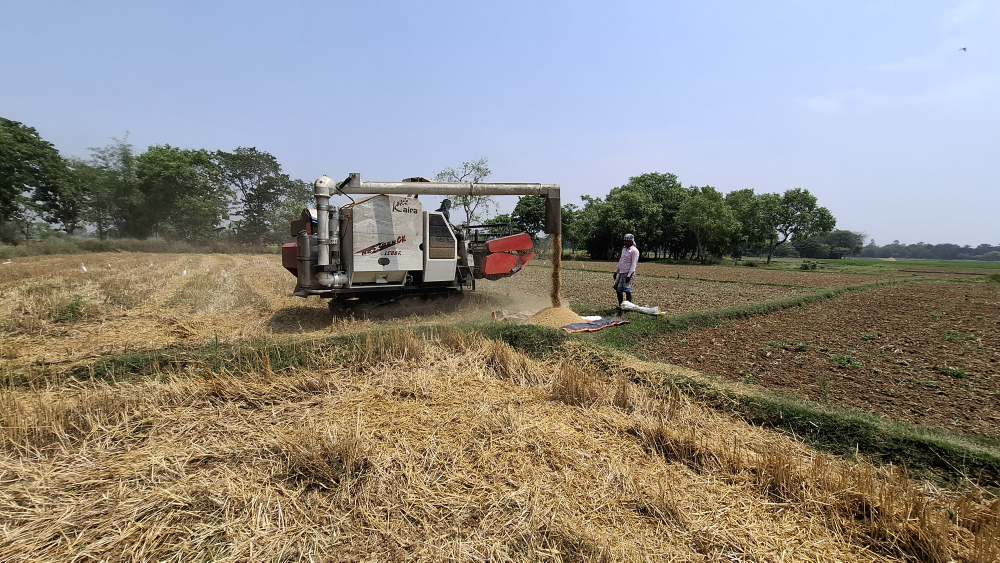
#> input picture scratch/agri_machinery_harvester_wb.jpg, 4000 x 2250 px, given in place of tortella.jpg, which was not available (shown at 1/4 size)
$ python process_seeder_previews.py
#> lines starting #> are read from the running program, lines starting #| are printed output that depends on the picture
from PIL import Image
import os

images = ['tortella', 'jd450', 'vaderstad', 'seeddrill4189']

for name in images:
    path = f'scratch/{name}.jpg'
    im = Image.open(path)
#> im is the input picture: PIL image 4000x2250 RGB; mean R, G, B 143.2, 138.3, 130.6
    w, h = im.size
#> w = 4000; h = 2250
    print(f'{name}: {w}x{h}, mode={im.mode}')
#| tortella: 4000x2250, mode=RGB

    # Let us compute smart crop for 800x520 (1.538)
    target_ratio = 800 / 520
    cur_ratio = w / h
#> cur_ratio = 1.78

    if cur_ratio > target_ratio:
        # Wider than target -> crop sides
        new_w = int(h * target_ratio)
#> new_w = 3461
        left = (w - new_w) // 2
#> left = 269
        crop_box = (left, 0, left + new_w, h)
#> crop_box = (269, 0, 3730, 2250)
    else:
        # Taller than target -> crop top/bottom
        new_h = int(w / target_ratio)
        top = (h - new_h) // 2
        crop_box = (0, top, w, top + new_h)

    cropped = im.crop(crop_box).resize((800, 520), Image.Resampling.LANCZOS)
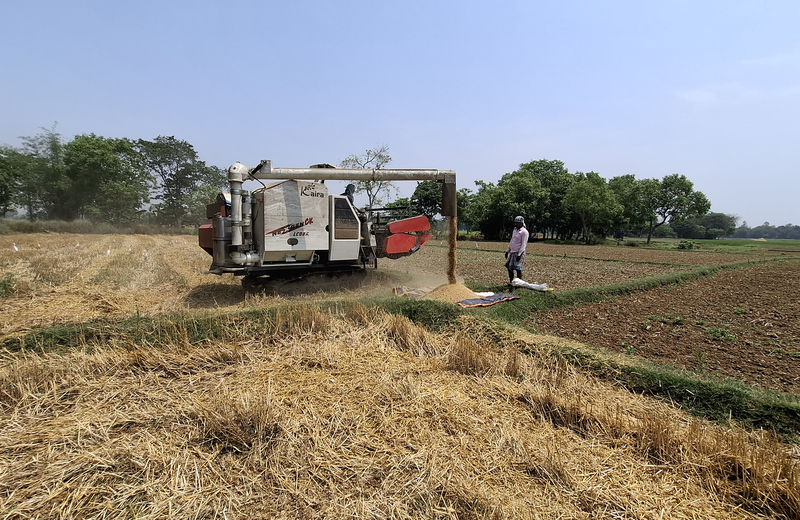
#> cropped: PIL image 800x520 RGB; mean R, G, B 144, 138.9, 131.6
    cropped.save(f'scratch/preview_{name}.jpg', quality=92)
    print(f'  Saved scratch/preview_{name}.jpg')
#> pass 2 of the loop `for name in images:`:
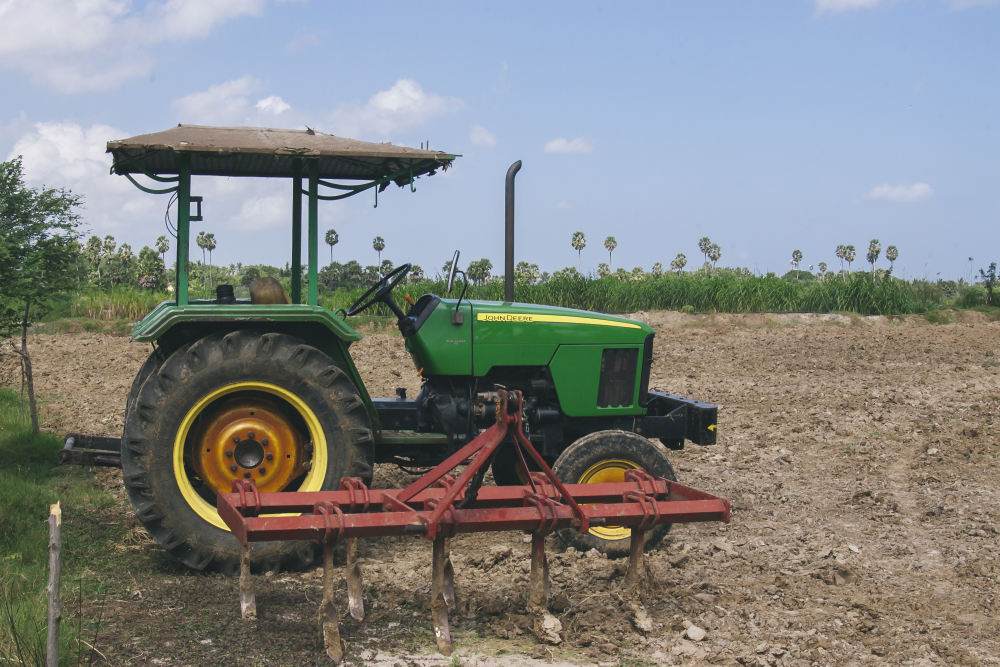
#> input picture scratch/agricultural_farm_nagapattinam.jpg, 3000 x 2000 px, given in place of jd450.jpg, which was not available (shown at 1/3 size)
#> im is the input picture: PIL image 3000x2000 RGB; mean R, G, B 130.8, 133, 131.3
#| jd450: 3000x2000, mode=RGB
#> `cropped = im.crop(crop_box).resize((800, 520), Image.Resampling.LANCZOS)`:
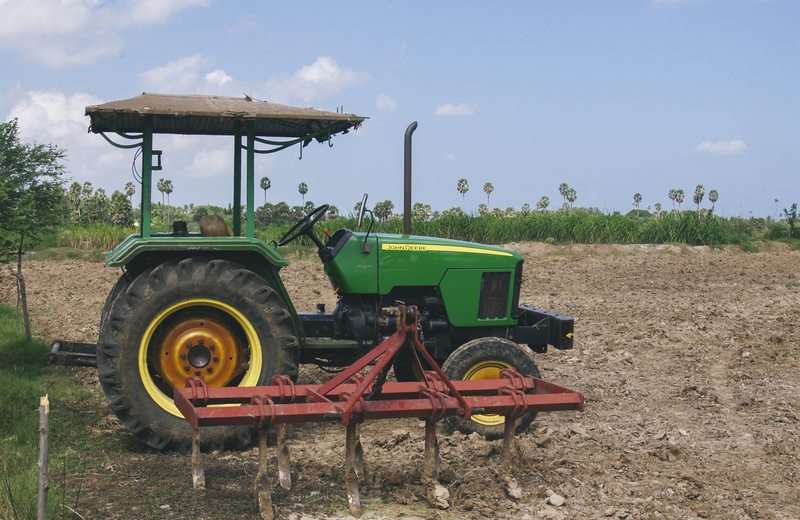
#> cropped: PIL image 800x520 RGB; mean R, G, B 130.2, 132.4, 130.4
#> (the run stopped early here; a loop or call above may not have finished)
